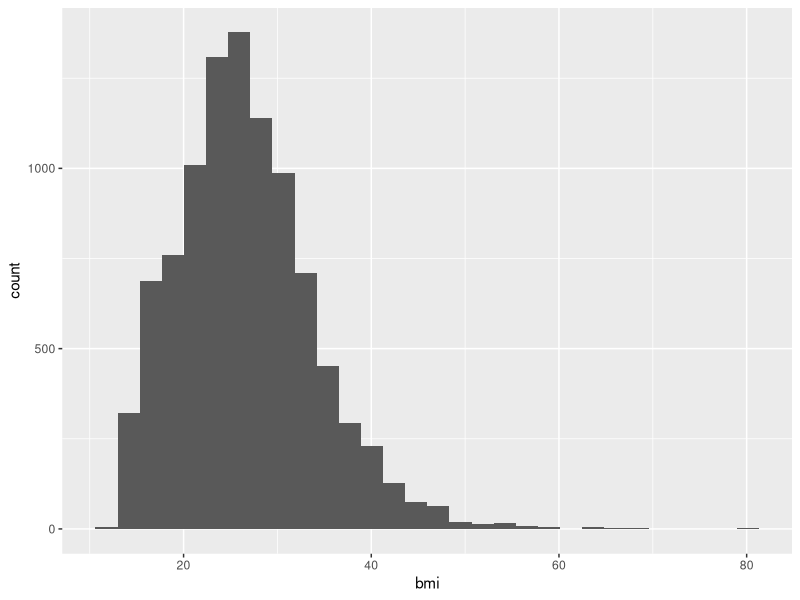
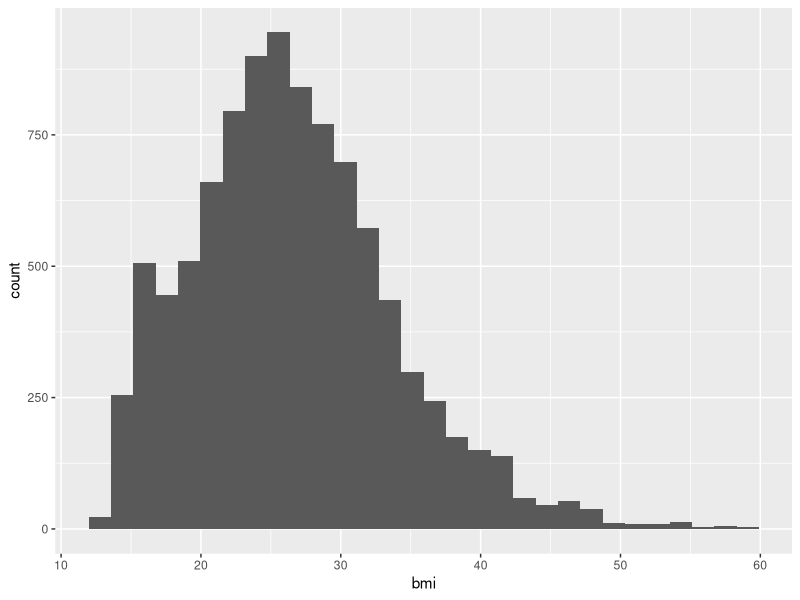
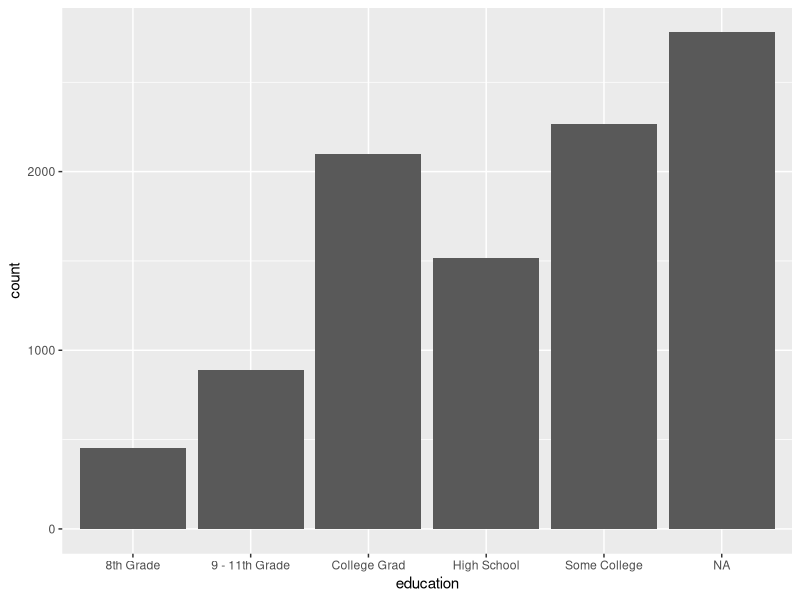
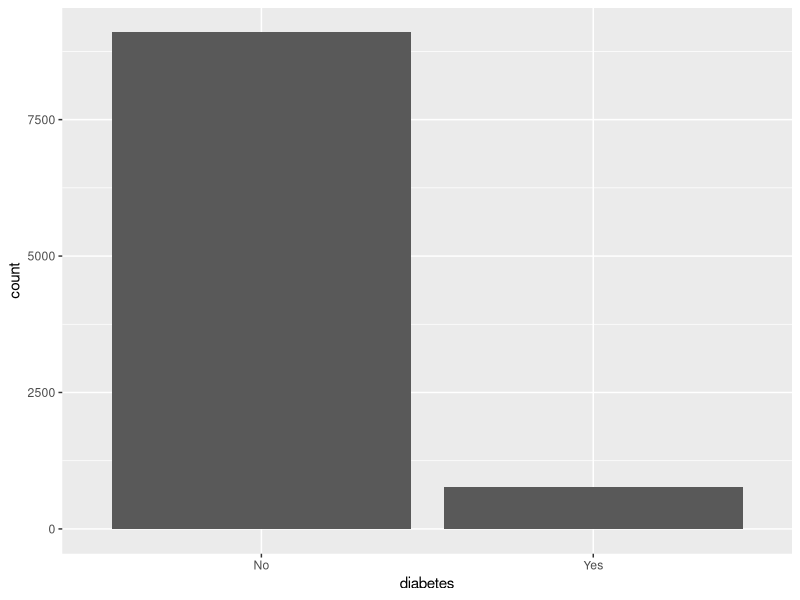
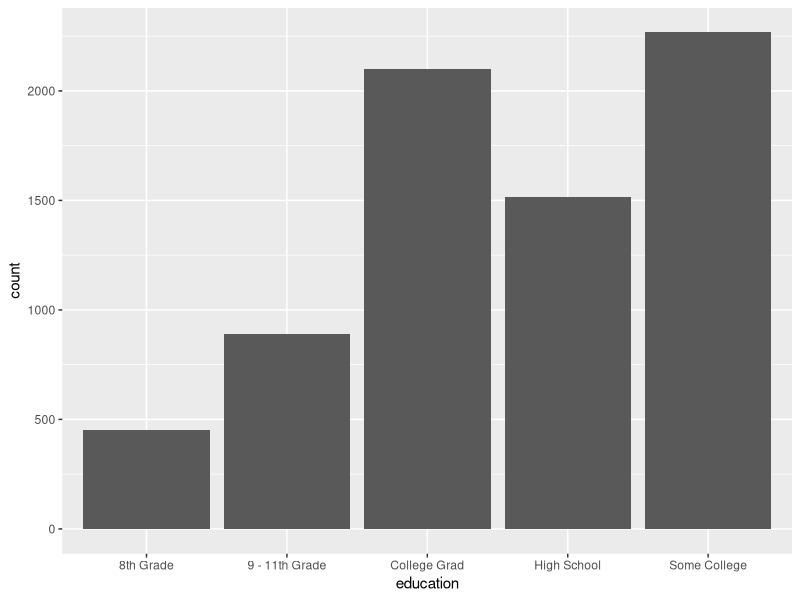
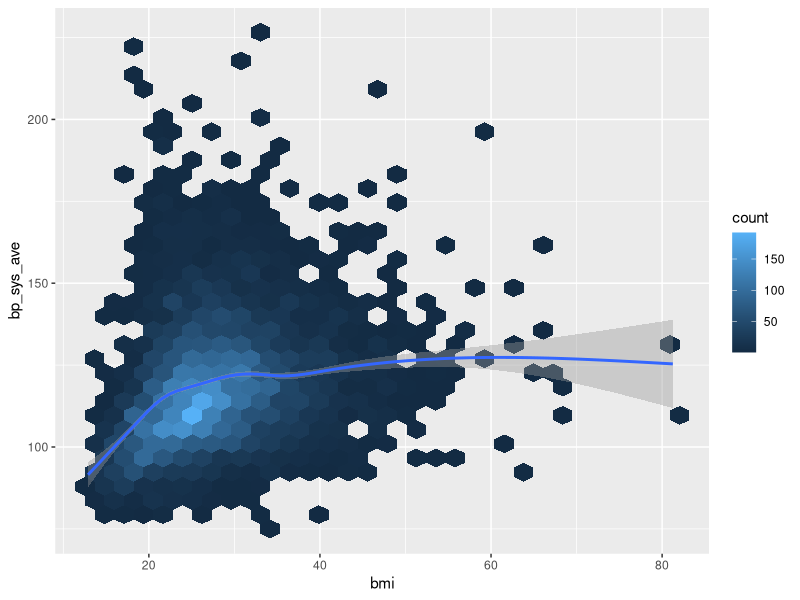
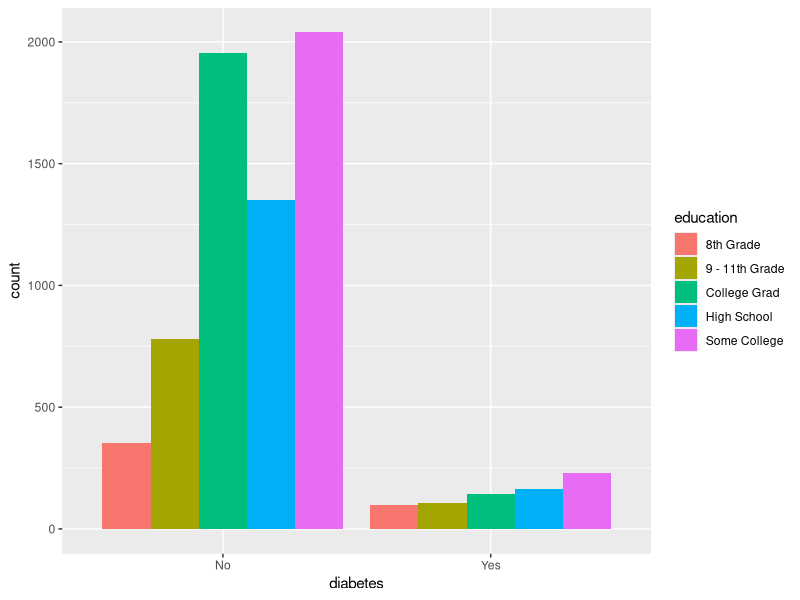
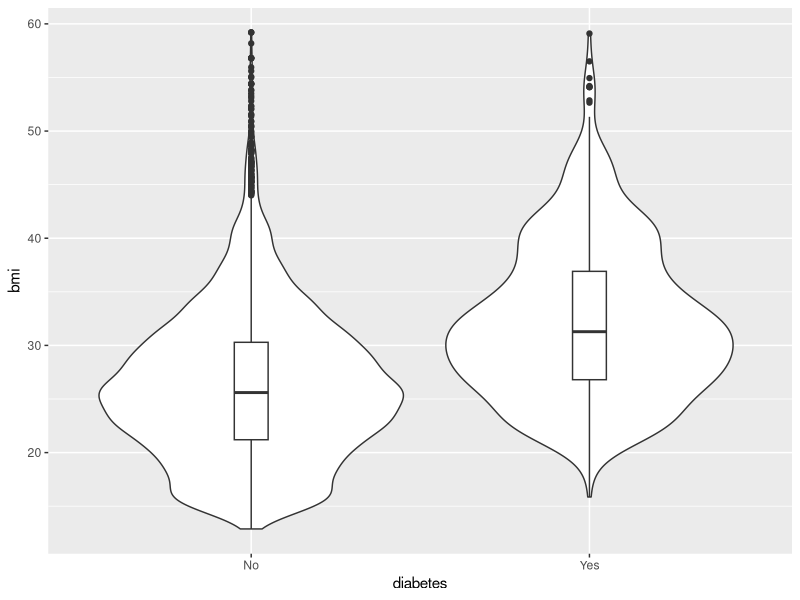

Here is the R script that generated these plots, in order:
## ---- chunk 1
2 + 2
## ---- chunk 2
#| include: false
library(tidyverse)
nhanes_small <- read_csv(here::here("data/nhance_small.csv"))
## ---- chunk 3
#| echo: false
#| warning: false
#| message: false
nhanes_small %>%
  filter(!is.na(diabetes)) %>%
  group_by(diabetes, education) %>%
  summarise(
    max_bmi = max(bmi, na.rm = TRUE),
    min_bmi = min(bmi, na.rm = TRUE)
  ) %>%
  ungroup() %>%
  knitr::kable(caption = "Mean values of Age and bmi for each diabetes and education status")
## ---- chunk 4
#| echo: false
#| message: false
nhanes_small %>%
  filter(!is.na(diabetes), !is.na(education)) %>%
  group_by(diabetes, education) %>%
  summarise(
    mean_age = mean(age, na.rm = TRUE),
    mean_bmi = mean(bmi, na.rm = TRUE)
  ) %>%
  ungroup() %>%
  mutate(
    # Task 2a.
    mean_age = round(mean_age, 1),
    mean_bmi = round(mean_bmi, 1),
    # Task 2b.
    education = str_to_sentence(education)
  ) %>%
  rename(
    # Task 3.
    "Diabetes Status" = diabetes,
    "Education" = education,
    "Mean Age" = mean_age,
    "Mean BMI" = mean_bmi
  ) %>%
  knitr::kable(caption = "Mean values of Age and BMI for each education and diabetes status.")
## ---- chunk 5
ggplot(nhanes_small, aes(x = bmi)) + 
    geom_histogram(na.rm = TRUE)
## ---- chunk 6
#| fig-cap: "Distribution of BMI"
#| label: fig-bmi-histo
nhanes_small %>% 
    filter(bmi <= 60) %>% 
    ggplot(aes(x = bmi)) + 
    geom_histogram(na.rm = TRUE)
## ---- chunk 7
nhanes_small %>% 
    ggplot(aes(x = education)) +
    geom_bar()
## ---- chunk 8
#| label: fig-diabeted-education
#| fig-cap: "Counts of diabetes and education"
#| fig-subcap: 
#|   - "Diabetes"
#|   - "Education"
#| layout-ncol: 2
nhanes_small %>% 
    filter(!is.na(diabetes)) %>% 
    ggplot(aes(x = diabetes)) +
    geom_bar()

nhanes_small %>% 
    filter(!is.na(education)) %>% 
    ggplot(aes(x = education)) +
    geom_bar()
## ---- chunk 9
nhanes_small %>% 
    ggplot(aes(x = bmi, y = bp_sys_ave)) +
    geom_hex(na.rm = TRUE) + 
    geom_smooth(na.rm = TRUE)
## ---- chunk 10
nhanes_small %>% 
    filter(!is.na(education), !is.na(diabetes)) %>% 
    ggplot(aes(x = diabetes, fill = education)) +
    geom_bar(position = position_dodge())
## ---- chunk 11
nhanes_small %>% 
    filter(!is.na(diabetes), bmi <= 60) %>% 
    ggplot(aes(x = diabetes, y = bmi)) +
    geom_violin(na.rm = TRUE) + 
    geom_boxplot(na.rm = TRUE, width = 0.1)
